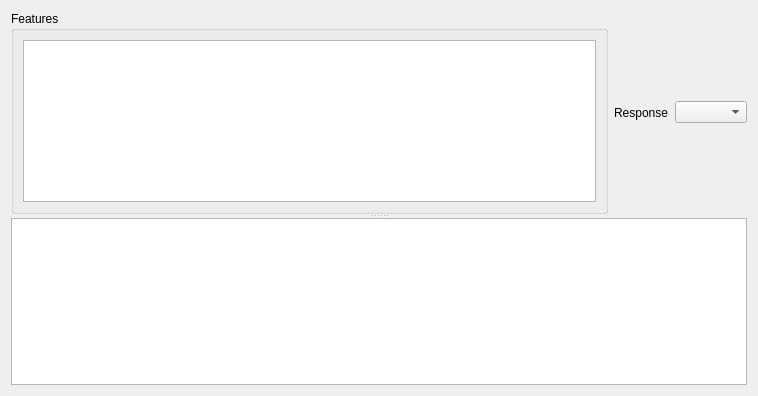
<?xml version="1.0" encoding="UTF-8"?>
<ui version="4.0">
 <class>ExperimentWidget</class>
 <widget class="QWidget" name="ExperimentWidget">
  <property name="geometry">
   <rect>
    <x>0</x>
    <y>0</y>
    <width>758</width>
    <height>396</height>
   </rect>
  </property>
  <property name="windowTitle">
   <string>Form</string>
  </property>
  <layout class="QVBoxLayout" name="verticalLayout_2">
   <item>
    <widget class="QSplitter" name="splitter_2">
     <property name="orientation">
      <enum>Qt::Vertical</enum>
     </property>
     <widget class="QWidget" name="">
      <layout class="QHBoxLayout" name="horizontalLayout_2">
       <item>
        <widget class="QGroupBox" name="groupBox">
         <property name="title">
          <string>Features</string>
         </property>
         <layout class="QVBoxLayout" name="verticalLayout">
          <item>
           <widget class="QListView" name="featureFilter"/>
          </item>
         </layout>
        </widget>
       </item>
       <item>
        <layout class="QHBoxLayout" name="horizontalLayout">
         <item>
          <widget class="QLabel" name="label">
           <property name="text">
            <string>Response</string>
           </property>
          </widget>
         </item>
         <item>
          <widget class="QComboBox" name="response"/>
         </item>
        </layout>
       </item>
      </layout>
     </widget>
     <widget class="QSplitter" name="splitter">
      <property name="orientation">
       <enum>Qt::Vertical</enum>
      </property>
      <widget class="DatasetAnalysisTable" name="analisys"/>
     </widget>
    </widget>
   </item>
  </layout>
 </widget>
 <customwidgets>
  <customwidget>
   <class>DatasetAnalysisTable</class>
   <extends>QTableWidget</extends>
   <header>datasetAnalysisTable.h</header>
  </customwidget>
 </customwidgets>
 <resources/>
 <connections/>
</ui>
